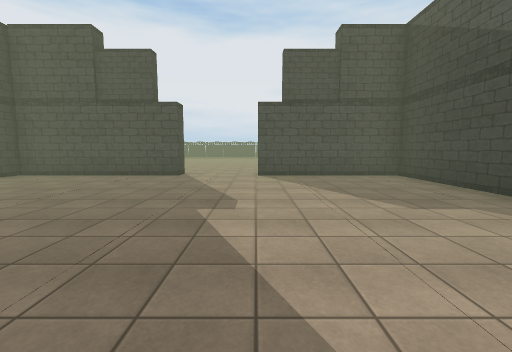
View 1 (above)

13 first-person views from a walk through a 3-D level made in the Unity game engine. The camera is 1.4 m above the floor, tilts 6° down and sees 90° across. The floor is counted in squares, 2 m on a side. Each view is taken from the middle of a square. On the plan, view 1 faces up. The plan holds only what a view shows up to about 9 squares ahead; the rest is blank. The place goes on beyond the plan. The player character is not drawn. Some animated figures are not drawn. Some surface patterns are stand-ins.

View 2
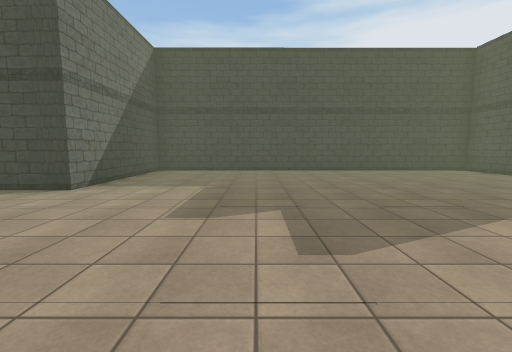

View 3
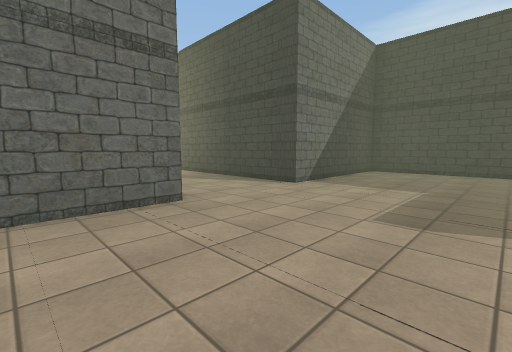

View 4
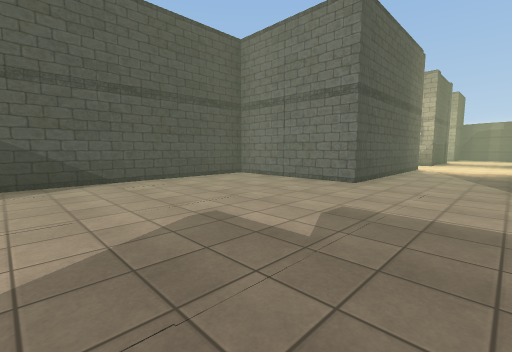

View 5
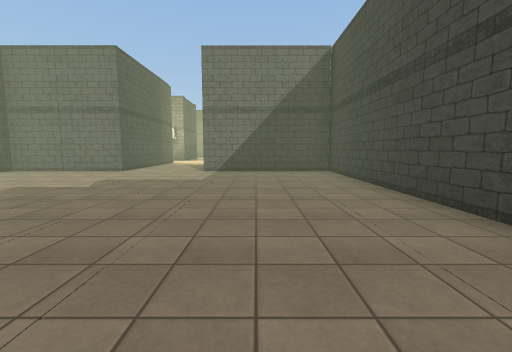

View 6
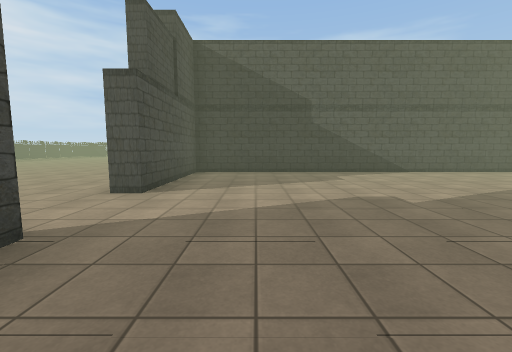

View 7
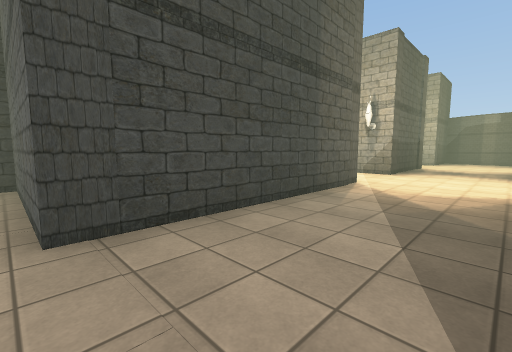

View 8
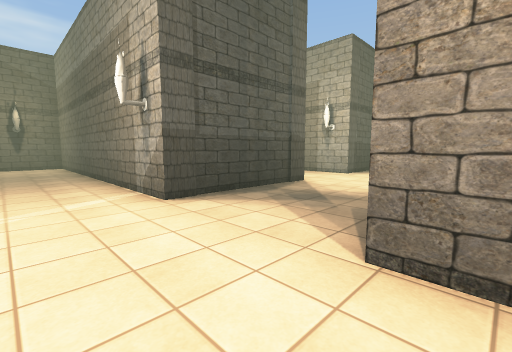

View 9
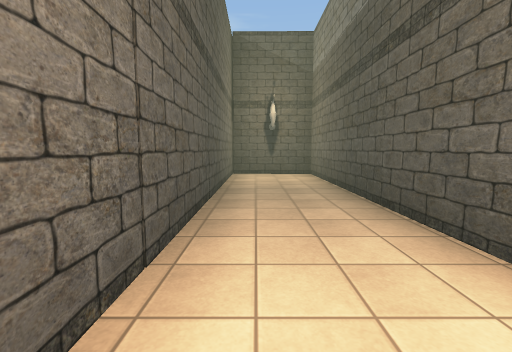

View 10
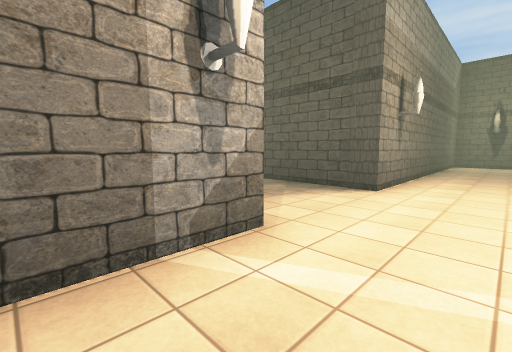

View 11
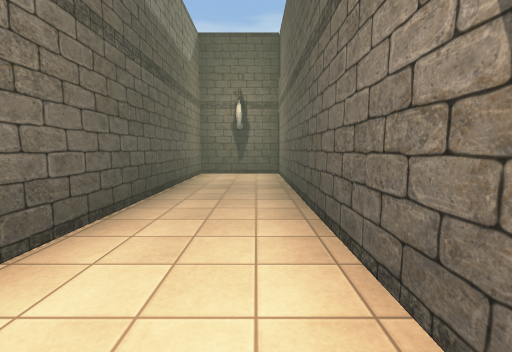

View 12
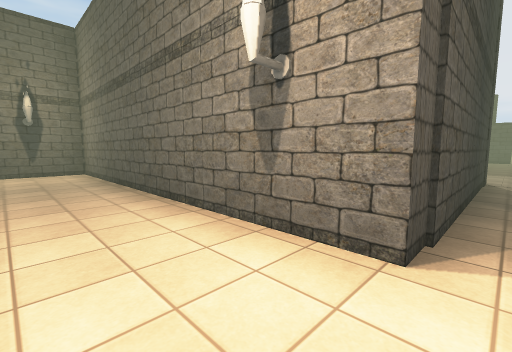

View 13
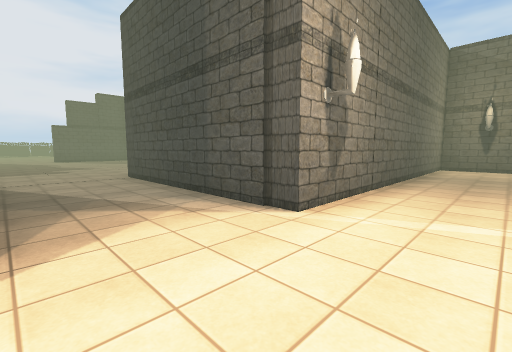

### Floor plan
Points are (right, up) in squares from view 1. A wall is a line through its corners. A room is listed if a view was taken in it or the views show most of it. See-through windows are left out.
Room 1 (views 1, 2, 3, 4, 5, 6, 7)
walls: (-2, 6.8) (-6.4, 6.8) (-6.4, -3.2) (-2.4, -3.2) (-2.4, -8.4); (0.3, -8.3) (0.3, -3.2) (3.8, -3.2) (3.8, 6.8) (0.1, 6.8)
ways out: opening at (-1.5, -7.5) to room 2; opening at (-1, 6.7)
Room 2 (views 8, 9, 10, 11, 12, 13)
walls: (-2.4, -8.4) (-10.3, -8.4) (-10.3, -10.6) (-2.4, -10.6) (-2.4, -13.3); (0.3, -13.5) (0.3, -10.6) (8.2, -10.5) (8.3, -8.3); (8.6, -8.3) (0.3, -8.3)
ways out: opening at (-1.5, -7.5) to room 1

Where each view was taken, in squares from view 1:
view 1: 0 up, 0 right, facing up
view 2: 0 up, 2 right, facing left
view 3: 0 up, 2 right, facing down-left
view 4: 2 up, 2 left, facing down-right
view 5: 5 up, 4 left, facing down
view 6: 5 up, 4 left, facing right
view 7: 3 down, 2 left, facing down-right
view 8: 9 down, 3 left, facing down-right
view 9: 9 down, 1 right, facing right
view 10: 9 down, 2 right, facing down-left
view 11: 9 down, 3 left, facing left
view 12: 10 down, 2 left, facing up-left
view 13: 10 down, 2 left, facing up-right
